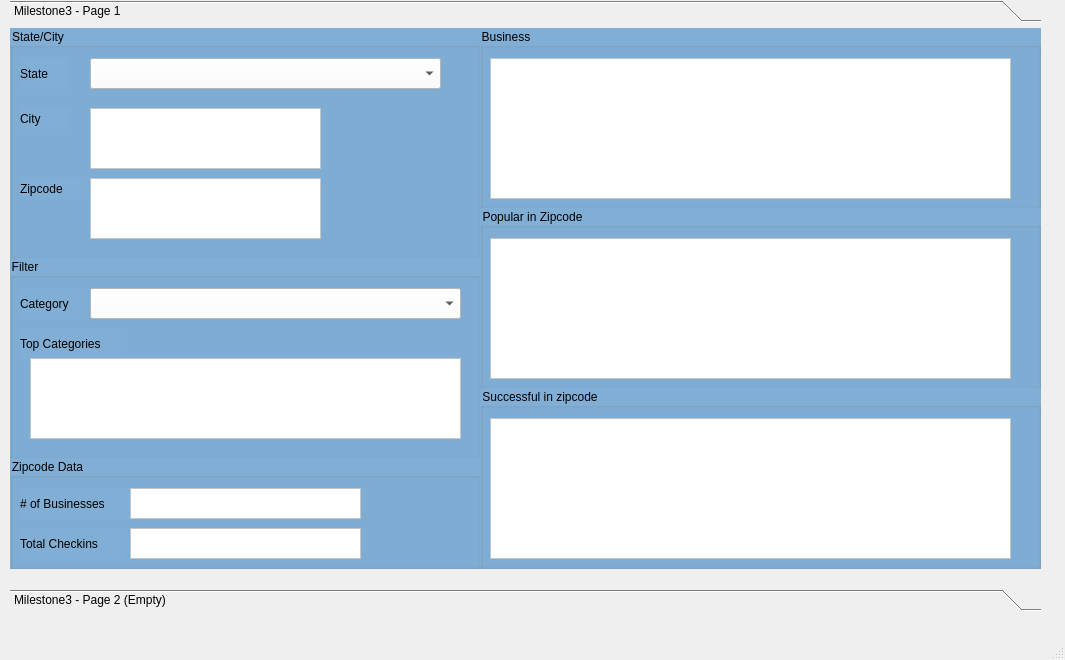
<?xml version="1.0" encoding="UTF-8"?>
<ui version="4.0">
 <class>MainWindow</class>
 <widget class="QMainWindow" name="MainWindow">
  <property name="geometry">
   <rect>
    <x>0</x>
    <y>0</y>
    <width>1065</width>
    <height>660</height>
   </rect>
  </property>
  <property name="windowTitle">
   <string>MainWindow</string>
  </property>
  <widget class="QWidget" name="centralwidget">
   <widget class="QToolBox" name="toolBox">
    <property name="geometry">
     <rect>
      <x>10</x>
      <y>0</y>
      <width>1031</width>
      <height>611</height>
     </rect>
    </property>
    <property name="styleSheet">
     <string notr="true">font: 12pt &quot;Segoe UI&quot;;</string>
    </property>
    <property name="currentIndex">
     <number>0</number>
    </property>
    <widget class="QWidget" name="page">
     <property name="geometry">
      <rect>
       <x>0</x>
       <y>0</y>
       <width>1031</width>
       <height>541</height>
      </rect>
     </property>
     <attribute name="label">
      <string>Milestone3 - Page 1</string>
     </attribute>
     <widget class="QGroupBox" name="groupBox">
      <property name="geometry">
       <rect>
        <x>0</x>
        <y>0</y>
        <width>471</width>
        <height>231</height>
       </rect>
      </property>
      <property name="styleSheet">
       <string notr="true">font: 11pt &quot;Segoe UI&quot;;
background-color: rgb(129, 174, 213);</string>
      </property>
      <property name="title">
       <string>State/City</string>
      </property>
      <widget class="QComboBox" name="stateList">
       <property name="geometry">
        <rect>
         <x>80</x>
         <y>30</y>
         <width>351</width>
         <height>31</height>
        </rect>
       </property>
       <property name="styleSheet">
        <string notr="true">background-color: rgb(255, 255, 255);</string>
       </property>
      </widget>
      <widget class="QLabel" name="label">
       <property name="geometry">
        <rect>
         <x>10</x>
         <y>30</y>
         <width>49</width>
         <height>31</height>
        </rect>
       </property>
       <property name="text">
        <string>State</string>
       </property>
      </widget>
      <widget class="QLabel" name="label_2">
       <property name="geometry">
        <rect>
         <x>10</x>
         <y>80</y>
         <width>49</width>
         <height>21</height>
        </rect>
       </property>
       <property name="text">
        <string>City</string>
       </property>
      </widget>
      <widget class="QListWidget" name="cityList">
       <property name="geometry">
        <rect>
         <x>80</x>
         <y>80</y>
         <width>231</width>
         <height>61</height>
        </rect>
       </property>
       <property name="styleSheet">
        <string notr="true">background-color: rgb(255, 255, 255);</string>
       </property>
      </widget>
      <widget class="QLabel" name="label_3">
       <property name="geometry">
        <rect>
         <x>10</x>
         <y>150</y>
         <width>61</width>
         <height>21</height>
        </rect>
       </property>
       <property name="text">
        <string>Zipcode</string>
       </property>
      </widget>
      <widget class="QListWidget" name="zipcodeList">
       <property name="geometry">
        <rect>
         <x>80</x>
         <y>150</y>
         <width>231</width>
         <height>61</height>
        </rect>
       </property>
       <property name="styleSheet">
        <string notr="true">background-color: rgb(255, 255, 255);</string>
       </property>
      </widget>
     </widget>
     <widget class="QGroupBox" name="businessGroup">
      <property name="geometry">
       <rect>
        <x>470</x>
        <y>0</y>
        <width>561</width>
        <height>181</height>
       </rect>
      </property>
      <property name="styleSheet">
       <string notr="true">font: 11pt &quot;Segoe UI&quot;;
background-color: rgb(129, 174, 213);</string>
      </property>
      <property name="title">
       <string>Business</string>
      </property>
      <widget class="QTableWidget" name="businessTable">
       <property name="geometry">
        <rect>
         <x>10</x>
         <y>30</y>
         <width>521</width>
         <height>141</height>
        </rect>
       </property>
       <property name="styleSheet">
        <string notr="true">background-color: rgb(255, 255, 255);</string>
       </property>
       <attribute name="horizontalHeaderVisible">
        <bool>true</bool>
       </attribute>
       <attribute name="horizontalHeaderStretchLastSection">
        <bool>true</bool>
       </attribute>
       <attribute name="verticalHeaderVisible">
        <bool>false</bool>
       </attribute>
      </widget>
     </widget>
     <widget class="QGroupBox" name="groupBox_2">
      <property name="geometry">
       <rect>
        <x>0</x>
        <y>230</y>
        <width>471</width>
        <height>201</height>
       </rect>
      </property>
      <property name="styleSheet">
       <string notr="true">font: 11pt &quot;Segoe UI&quot;;
background-color: rgb(129, 174, 213);</string>
      </property>
      <property name="title">
       <string>Filter</string>
      </property>
      <widget class="QComboBox" name="categoryList">
       <property name="geometry">
        <rect>
         <x>80</x>
         <y>30</y>
         <width>371</width>
         <height>31</height>
        </rect>
       </property>
       <property name="styleSheet">
        <string notr="true">background-color: rgb(255, 255, 255);</string>
       </property>
      </widget>
      <widget class="QLabel" name="label_4">
       <property name="geometry">
        <rect>
         <x>10</x>
         <y>30</y>
         <width>61</width>
         <height>31</height>
        </rect>
       </property>
       <property name="text">
        <string>Category</string>
       </property>
      </widget>
      <widget class="QLabel" name="label_5">
       <property name="geometry">
        <rect>
         <x>10</x>
         <y>70</y>
         <width>101</width>
         <height>31</height>
        </rect>
       </property>
       <property name="text">
        <string>Top Categories</string>
       </property>
      </widget>
      <widget class="QTableWidget" name="categoryTable">
       <property name="geometry">
        <rect>
         <x>20</x>
         <y>100</y>
         <width>431</width>
         <height>81</height>
        </rect>
       </property>
       <property name="styleSheet">
        <string notr="true">background-color: rgb(255, 255, 255);</string>
       </property>
       <attribute name="horizontalHeaderVisible">
        <bool>true</bool>
       </attribute>
       <attribute name="horizontalHeaderStretchLastSection">
        <bool>true</bool>
       </attribute>
       <attribute name="verticalHeaderVisible">
        <bool>false</bool>
       </attribute>
      </widget>
     </widget>
     <widget class="QGroupBox" name="groupBox_3">
      <property name="geometry">
       <rect>
        <x>0</x>
        <y>430</y>
        <width>471</width>
        <height>111</height>
       </rect>
      </property>
      <property name="styleSheet">
       <string notr="true">font: 11pt &quot;Segoe UI&quot;;
background-color: rgb(129, 174, 213);</string>
      </property>
      <property name="title">
       <string>Zipcode Data</string>
      </property>
      <widget class="QLabel" name="label_6">
       <property name="geometry">
        <rect>
         <x>10</x>
         <y>30</y>
         <width>111</width>
         <height>31</height>
        </rect>
       </property>
       <property name="text">
        <string># of Businesses</string>
       </property>
      </widget>
      <widget class="QLabel" name="label_7">
       <property name="geometry">
        <rect>
         <x>10</x>
         <y>70</y>
         <width>101</width>
         <height>31</height>
        </rect>
       </property>
       <property name="text">
        <string>Total Checkins</string>
       </property>
      </widget>
      <widget class="QListWidget" name="numBusinessList">
       <property name="geometry">
        <rect>
         <x>120</x>
         <y>30</y>
         <width>231</width>
         <height>31</height>
        </rect>
       </property>
       <property name="styleSheet">
        <string notr="true">background-color: rgb(255, 255, 255);</string>
       </property>
      </widget>
      <widget class="QListWidget" name="checkinsList">
       <property name="geometry">
        <rect>
         <x>120</x>
         <y>70</y>
         <width>231</width>
         <height>31</height>
        </rect>
       </property>
       <property name="styleSheet">
        <string notr="true">background-color: rgb(255, 255, 255);</string>
       </property>
      </widget>
     </widget>
     <widget class="QGroupBox" name="businessGroup_2">
      <property name="geometry">
       <rect>
        <x>470</x>
        <y>180</y>
        <width>561</width>
        <height>181</height>
       </rect>
      </property>
      <property name="styleSheet">
       <string notr="true">font: 11pt &quot;Segoe UI&quot;;
background-color: rgb(129, 174, 213);</string>
      </property>
      <property name="title">
       <string>Popular in Zipcode</string>
      </property>
      <widget class="QTableWidget" name="popularTable">
       <property name="geometry">
        <rect>
         <x>10</x>
         <y>30</y>
         <width>521</width>
         <height>141</height>
        </rect>
       </property>
       <property name="styleSheet">
        <string notr="true">background-color: rgb(255, 255, 255);</string>
       </property>
       <attribute name="horizontalHeaderVisible">
        <bool>true</bool>
       </attribute>
       <attribute name="horizontalHeaderStretchLastSection">
        <bool>true</bool>
       </attribute>
       <attribute name="verticalHeaderVisible">
        <bool>false</bool>
       </attribute>
      </widget>
     </widget>
     <widget class="QGroupBox" name="businessGroup_3">
      <property name="geometry">
       <rect>
        <x>470</x>
        <y>360</y>
        <width>561</width>
        <height>181</height>
       </rect>
      </property>
      <property name="styleSheet">
       <string notr="true">font: 11pt &quot;Segoe UI&quot;;
background-color: rgb(129, 174, 213);</string>
      </property>
      <property name="title">
       <string>Successful in zipcode</string>
      </property>
      <widget class="QTableWidget" name="successfulTable">
       <property name="geometry">
        <rect>
         <x>10</x>
         <y>30</y>
         <width>521</width>
         <height>141</height>
        </rect>
       </property>
       <property name="styleSheet">
        <string notr="true">background-color: rgb(255, 255, 255);</string>
       </property>
       <attribute name="horizontalHeaderVisible">
        <bool>true</bool>
       </attribute>
       <attribute name="horizontalHeaderStretchLastSection">
        <bool>true</bool>
       </attribute>
       <attribute name="verticalHeaderVisible">
        <bool>false</bool>
       </attribute>
      </widget>
     </widget>
    </widget>
    <widget class="QWidget" name="page_2">
     <property name="geometry">
      <rect>
       <x>0</x>
       <y>0</y>
       <width>1031</width>
       <height>541</height>
      </rect>
     </property>
     <attribute name="label">
      <string>Milestone3 - Page 2 (Empty)</string>
     </attribute>
    </widget>
   </widget>
  </widget>
  <widget class="QMenuBar" name="menubar">
   <property name="geometry">
    <rect>
     <x>0</x>
     <y>0</y>
     <width>1065</width>
     <height>22</height>
    </rect>
   </property>
  </widget>
  <widget class="QStatusBar" name="statusbar"/>
 </widget>
 <resources/>
 <connections/>
</ui>
